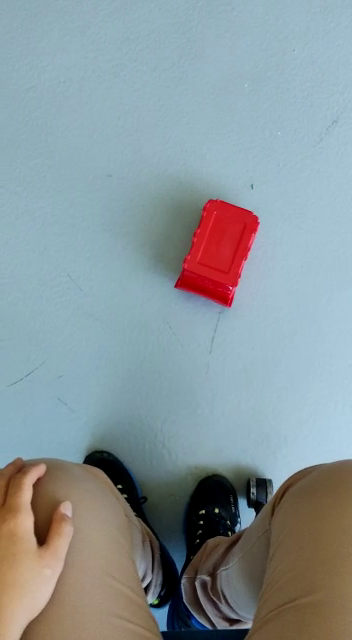
#> input picture frame 47 of teknofest_2022/SabitKanatCV/RedDetection/reddetection.mp4, 352 x 640 px
$ python reddetection.py
#> lines starting #> are read from the running program, lines starting #| are printed output that depends on the picture; after the words box and inside, x2 and y2 are one past the last pixel; in counts of white or black regions, pixels touching at a corner belong together
### RedDetection/detector.py
import cv2 as cv

class cvDetector:
    # Empty function for slider arguments
    @staticmethod
    def nothing(x):
        pass
    # Takes min-max x and y coordinates
    # Returns center coordinates of given rectangle
    @staticmethod
    def rectangleCenter(xs, ys):
        xc = int((xs[0] + xs[1])/2)
        yc = int((ys[0] + ys[1])/2)
        obj_center_coordinate = (xc, yc)
        return obj_center_coordinate
    # Takes a frame (does not change the given argument frame)
    # Takes x's and y's in two ordered arrays
    # Returns a new frame with lines to given coordinates
    @staticmethod
    def distfromcenter(frame, x_list, y_list, line_colour = (0,0,255) , line_thickness = 1, font = cv.FONT_HERSHEY_SIMPLEX):
        frame_lined = frame.copy()
        center_x = int(frame_lined.shape[1]/2)
        center_y = int(frame_lined.shape[0]/2)
        center_coordinate = (center_x, center_y)
        for xs, ys in zip(x_list,y_list):
            obj_center_coordinate = cvDetector.rectangleCenter(xs, ys)
            x_dist = obj_center_coordinate[0] - center_x
            y_dist = obj_center_coordinate[1] - center_y
            cv.line(frame_lined, (0,center_y), (frame_lined.shape[1],center_y), line_colour, line_thickness)
            cv.line(frame_lined, (center_x,0), (center_x,frame_lined.shape[0]), line_colour, line_thickness)
            cv.line(frame_lined, center_coordinate, obj_center_coordinate, line_colour, line_thickness)
            print("X'te uzaklık: {:.2f}\nY'de uzaklık: {:.2f}".format(x_dist,y_dist))
            if x_dist>0:
                print("Nesne çizginin sağında")
            else:
                print("Nesne çizginin solunda")
        return frame_lined
    # Takes a frame (does not change the given argument frame)
    # Takes contours from cv.findContours() method
    # Returns a new frame with rectangles on given contours
    # Returns drawn rectangles' min-max x coordinates and min-max y coordinates
    @staticmethod
    def drawRectangle(frame, contours, area_thresh=(0,50000), rectangle_color=(255,0,0), rectangle_thickness=2):
        area_l_thresh = area_thresh[0]
        area_u_thresh = area_thresh[1]
        frame_rectangled = frame.copy()
        x_list = []
        y_list = []
        for contour in contours:
            (x, y, w, h) = cv.boundingRect(contour)

            if cv.contourArea(contour) > area_l_thresh and cv.contourArea(contour) < area_u_thresh:
                cv.rectangle(frame_rectangled, (x, y), (x+w, y+h), rectangle_color, rectangle_thickness)
                cv.putText(frame_rectangled,"Tespit Edildi", (10,30), cv.FONT_HERSHEY_SIMPLEX,
                                        1, (0, 0, 255), 3)
                x_list.append((x,x+w))
                y_list.append((y,y+h))
        return frame_rectangled, x_list, y_list
    # Takes a frame (does not change the given argument frame)
    # Takes upper and lower bound for mask
    # [19 lines left out: functions drawContours, createTrackbars, getTrackbars, not called in this run]

### RedDetection/reddetection.py
import cv2 as cv
import numpy as np
from detector import *

front_cap = cv.VideoCapture(r"D:\GitHub\SabitKanatCV\RedDetection\reddetection.mp4")
main_cap = cv.VideoCapture(0)

kernel_dilation = np.ones(5, np.uint8)
kernel_erosion = np.ones(5, np.uint8)

lower1 = np.array([0,100,20])
upper1 = np.array([10,255,255])

lower2 = np.array([160,100,20])
upper2 = np.array([179,255,255])

while(True):
    ret, frame_front = front_cap.read()
#> frame_front is the input picture: shape (640, 352, 3); mean B, G, R 153.8, 149.8, 137.1
    ret, frame_main = main_cap.read()
    if ret:
        frame_front_hsv = cv.cvtColor(frame_front,cv.COLOR_BGR2HSV)
#> frame_front_hsv: shape (640, 352, 3); mean H, S, V 82.6, 71.3, 167.2
        frame_main_hsv = cv.cvtColor(frame_main,cv.COLOR_BGR2HSV)

        frame_front_hsv_blured = cv.GaussianBlur(frame_front_hsv,(15,15),2)
#> frame_front_hsv_blured: shape (640, 352, 3); mean H, S, V 82.6, 71.3, 167.2
        frame_main_hsv_blured = cv.GaussianBlur(frame_main_hsv,(15,15),2)

        mask1_main = cv.inRange(frame_main_hsv_blured,lower1,upper1)
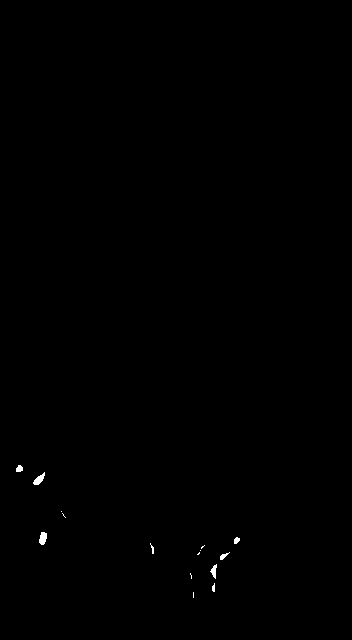
#> mask1_main: shape (640, 352); 0.17% white; 15 white regions (7 under 20 px), largest, box (x1, y1, x2, y2) and area: (39, 532, 47, 545) 79, (33, 472, 45, 485) 77, (210, 564, 217, 579) 54
        mask1_front = cv.inRange(frame_front_hsv_blured,lower1,upper1)
        mask2_main = cv.inRange(frame_main_hsv_blured,lower2,upper2)
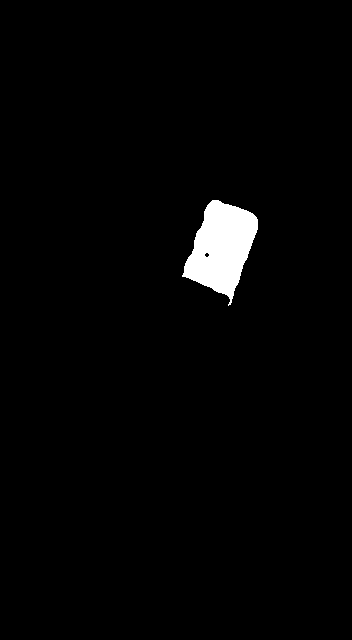
#> mask2_main: shape (640, 352); 2.1% white; 1 white region, box (x1, y1, x2, y2) and area: (182, 200, 258, 306) 4624
        mask2_front = cv.inRange(frame_front_hsv_blured,lower2,upper2)

        mask_front = mask1_front + mask2_front
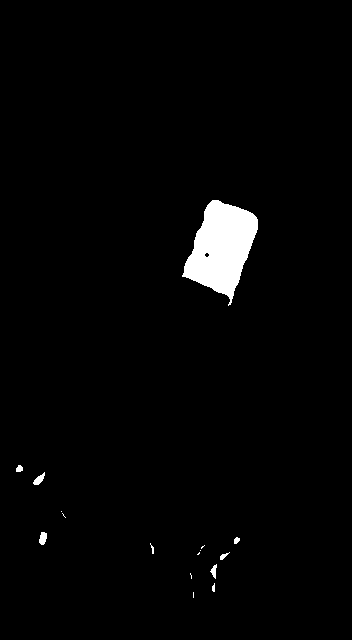
#> mask_front: shape (640, 352); 2.2% white; 16 white regions (7 under 20 px), largest, box (x1, y1, x2, y2) and area: (182, 200, 258, 306) 4624, (39, 532, 47, 545) 79, (33, 472, 45, 485) 77
        mask_main = mask1_main + mask2_main

        mask_front_refined = cv.erode(mask_front, kernel_erosion, iterations=10)
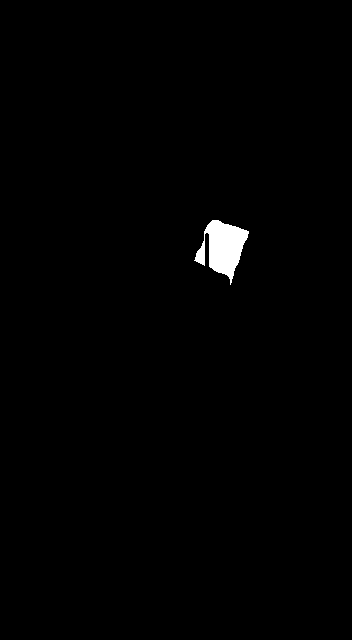
#> mask_front_refined: shape (640, 352); 0.82% white; 1 white region, box (x1, y1, x2, y2) and area: (194, 220, 249, 285) 1843
        mask_main_refined = cv.erode(mask_main, kernel_erosion, iterations=10)

        mask_front_refined = cv.dilate(mask_front_refined, kernel_dilation, iterations=5)
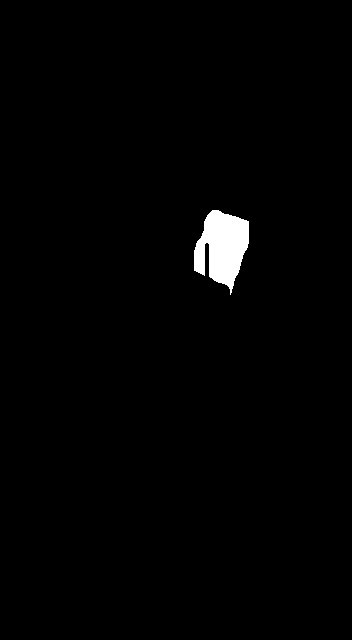
#> mask_front_refined: shape (640, 352); 1.3% white; 1 white region
        mask_main_refined = cv.dilate(mask_main_refined, kernel_dilation, iterations=5)

        front_contours, _ = cv.findContours(mask_front_refined, cv.RETR_TREE, cv.CHAIN_APPROX_SIMPLE)
#> front_contours = 1 contour; box (x1, y1, x2, y2) and area: (194, 210, 249, 295) 2805
        main_contours, _ = cv.findContours(mask_main_refined, cv.RETR_TREE, cv.CHAIN_APPROX_SIMPLE)
#> main_contours has the same summary as front_contours

        frame_front, front_x_list, front_y_list = cvDetector.drawRectangle(frame_front, front_contours, area_thresh= (1000, 50000),
                                                                            rectangle_color=(255,0,0), rectangle_thickness=2)
#> the loop in drawRectangle, `for contour in contours:` made 1 pass
#> (x, y, w, h) on pass 1: (194, 210, 55, 85)
#> after the loop in drawRectangle, `for contour in contours:`:
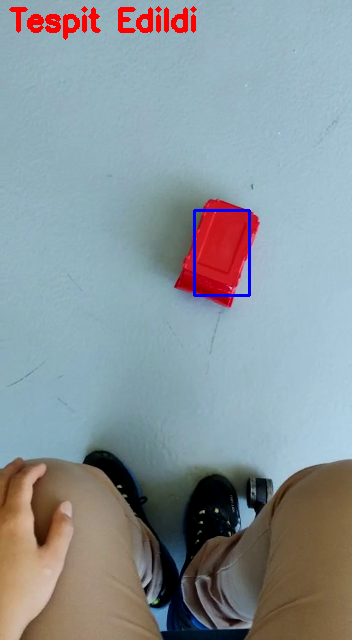
#> frame_rectangled: shape (640, 352, 3); 1.39% of pixels changed, all inside (x1, y1, x2, y2) = (9, 6, 251, 297)
#> after the loop in drawRectangle, `for contour in contours:`: x_list = [(194, 249)]; y_list = [(210, 295)]
#> front_x_list = [(194, 249)]; front_y_list = [(210, 295)]
        frame_main, main_x_list, main_y_list = cvDetector.drawRectangle(frame_main, main_contours, area_thresh= (1000, 50000),
                                                                            rectangle_color=(255,0,0), rectangle_thickness=2)
#> the loop in drawRectangle (call 2), `for contour in contours:` made 1 pass
#> main_x_list = [(194, 249)]; main_y_list = [(210, 295)]

        frame_main = cvDetector.distfromcenter(frame_main, main_x_list, main_y_list)
#> the loop in distfromcenter, `for xs, ys in zip(x_list,y_list):` made 1 pass
#> (xs, ys, xc in rectangleCenter, yc in rectangleCenter, x_dist, y_dist) on pass 1: ((194, 249), (210, 295), 221, 252, 45, -68)
#| X'te uzaklık: 45.00
#| Y'de uzaklık: -68.00
#| Nesne çizginin sağında
#> after the loop in distfromcenter, `for xs, ys in zip(x_list,y_list):`:
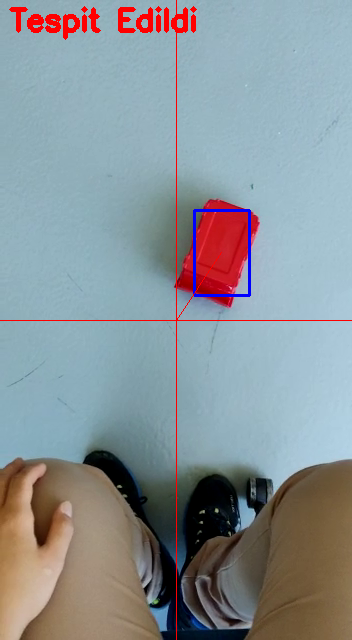
#> frame_lined: shape (640, 352, 3); 0.46% of pixels changed, all inside (x1, y1, x2, y2) = (0, 0, 352, 640)
        frame_front = cvDetector.distfromcenter(frame_front, front_x_list, front_y_list)
#> the loop in distfromcenter (call 2), `for xs, ys in zip(x_list,y_list):` made 1 pass
#| X'te uzaklık: 45.00
#| Y'de uzaklık: -68.00
#| Nesne çizginin sağında

        cv.imshow("front",frame_front)
        cv.imshow("main",frame_main)
        cv.imshow("mask_front_refined",mask_front_refined)
        cv.imshow("mask_main_refined",mask_main_refined)
    else:
        front_cap.set(cv.CAP_PROP_POS_FRAMES, 0)
    key = cv.waitKey(24)
#> (key Esc is pressed here)
    if key==27:
        break

$ run again, starting later in the video
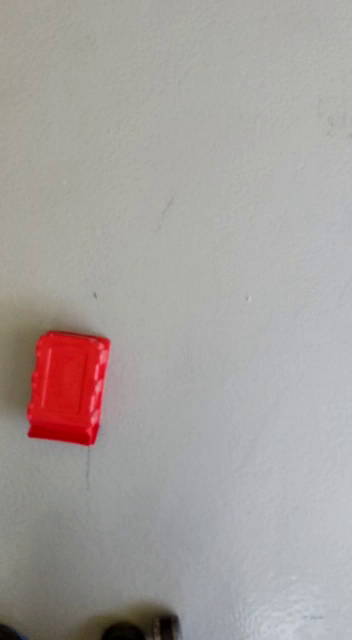
#> input picture frame 213 of teknofest_2022/SabitKanatCV/RedDetection/reddetection.mp4, 352 x 640 px
#> frame_front is the input picture: shape (640, 352, 3); mean B, G, R 157.7, 159.9, 166.3
#> frame_front_hsv: shape (640, 352, 3); mean H, S, V 53.6, 19.2, 167.9
#> frame_front_hsv_blured: shape (640, 352, 3); mean H, S, V 53.6, 19.2, 167.9
#> `mask1_main = cv.inRange(frame_main_hsv_blured,lower1,upper1)`:
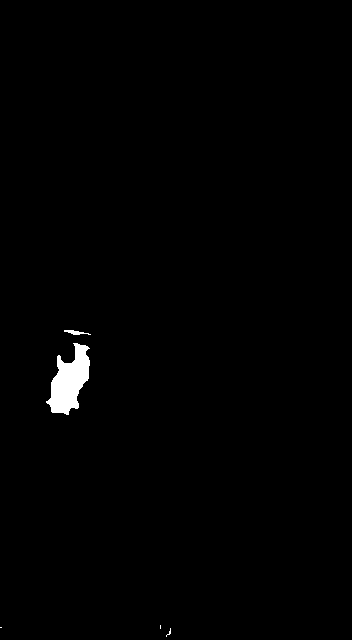
#> mask1_main: shape (640, 352); 0.83% white; 5 white regions (3 under 20 px), largest, box (x1, y1, x2, y2) and area: (46, 343, 90, 415) 1781, (64, 330, 91, 335) 69
#> mask2_main: shape (640, 352); 0.92% white; 4 white regions (1 under 20 px), largest, box (x1, y1, x2, y2) and area: (29, 341, 111, 444) 1893, (41, 346, 55, 373) 159, (66, 350, 70, 357) 22
#> mask_front: shape (640, 352); 1.8% white; 9 white regions (4 under 20 px), largest, box (x1, y1, x2, y2) and area: (29, 341, 111, 444) 1893, (46, 343, 90, 415) 1781, (41, 346, 55, 373) 159, (64, 330, 91, 335) 69, (66, 350, 70, 357) 22
#> `mask_front_refined = cv.dilate(mask_front_refined, kernel_dilation, it..`:
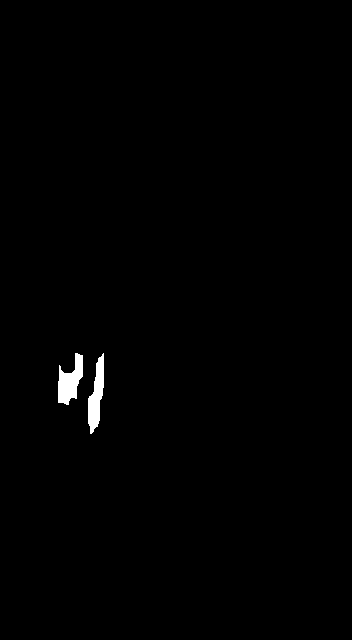
#> mask_front_refined: shape (640, 352); 0.66% white; 2 white regions
#> front_contours = 2 contours; box (x1, y1, x2, y2) and area: (58, 353, 83, 405) 688, (88, 353, 104, 434) 650
#> main_contours has the same summary as front_contours
#> the loop in drawRectangle, `for contour in contours:` made 2 passes
#> (x, y, w, h) on passes 1 to 2: (88, 353, 16, 81), (58, 353, 25, 52)
#> after the loop in drawRectangle, `for contour in contours:`: x_list = []
#> the loop in drawRectangle (call 2), `for contour in contours:` made 2 passes

$ run again, starting later in the video
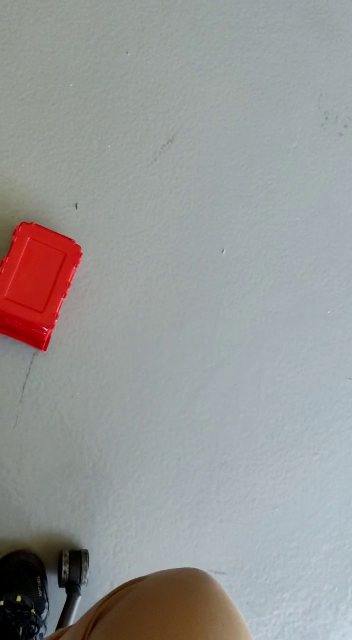
#> input picture frame 380 of teknofest_2022/SabitKanatCV/RedDetection/reddetection.mp4, 352 x 640 px
#> frame_front is the input picture: shape (640, 352, 3); mean B, G, R 151.2, 152.2, 151.4
#> frame_front_hsv: shape (640, 352, 3); mean H, S, V 79, 32, 160.8
#> frame_front_hsv_blured: shape (640, 352, 3); mean H, S, V 79, 32, 160.8
#> mask1_main: shape (640, 352); 2.1% white; 7 white regions (6 under 20 px), largest, box (x1, y1, x2, y2) and area: (0, 222, 73, 321) 4714
#> mask2_main: shape (640, 352); 0.12% white; 5 white regions (3 under 20 px), largest, box (x1, y1, x2, y2) and area: (34, 326, 52, 341) 159, (7, 318, 27, 328) 92
#> mask_front: shape (640, 352); 2.2% white; 12 white regions (9 under 20 px), largest, box (x1, y1, x2, y2) and area: (0, 222, 73, 321) 4714, (34, 326, 52, 341) 159, (7, 318, 27, 328) 92
#> front_contours = 1 contour; box (x1, y1, x2, y2) and area: (8, 232, 64, 311) 2968
#> main_contours has the same summary as front_contours
#> the loop in drawRectangle, `for contour in contours:` made 1 pass
#> (x, y, w, h) on pass 1: (8, 232, 56, 79)
#> after the loop in drawRectangle, `for contour in contours:`:
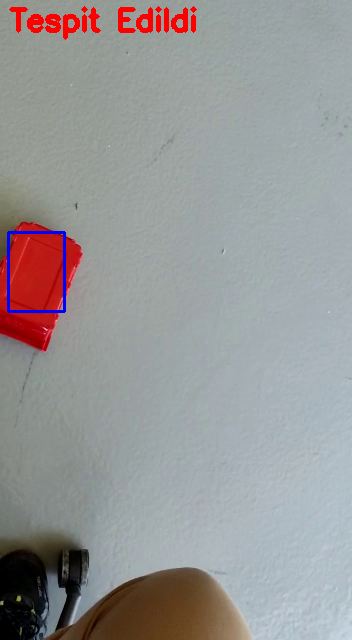
#> frame_rectangled: shape (640, 352, 3); 1.37% of pixels changed, all inside (x1, y1, x2, y2) = (7, 6, 197, 313)
#> after the loop in drawRectangle, `for contour in contours:`: x_list = [(8, 64)]; y_list = [(232, 311)]
#> front_x_list = [(8, 64)]; front_y_list = [(232, 311)]
#> the loop in drawRectangle (call 2), `for contour in contours:` made 1 pass
#> main_x_list = [(8, 64)]; main_y_list = [(232, 311)]
#> the loop in distfromcenter, `for xs, ys in zip(x_list,y_list):` made 1 pass
#> (xs, ys, xc in rectangleCenter, yc in rectangleCenter, x_dist, y_dist) on pass 1: ((8, 64), (232, 311), 36, 271, -140, -49)
#> (printed output is left out)
#> after the loop in distfromcenter, `for xs, ys in zip(x_list,y_list):`:
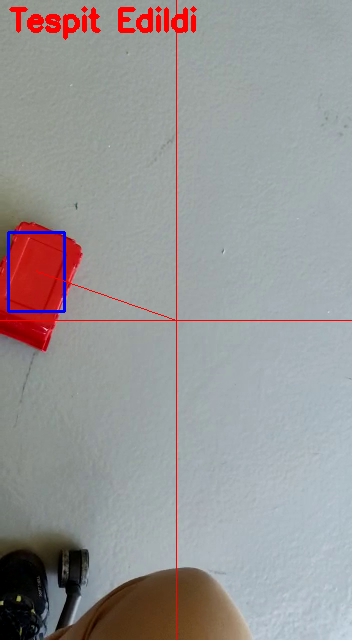
#> frame_lined: shape (640, 352, 3); 0.5% of pixels changed, all inside (x1, y1, x2, y2) = (0, 0, 352, 640)
#> the loop in distfromcenter (call 2), `for xs, ys in zip(x_list,y_list):` made 1 pass
#> (printed output is left out)
